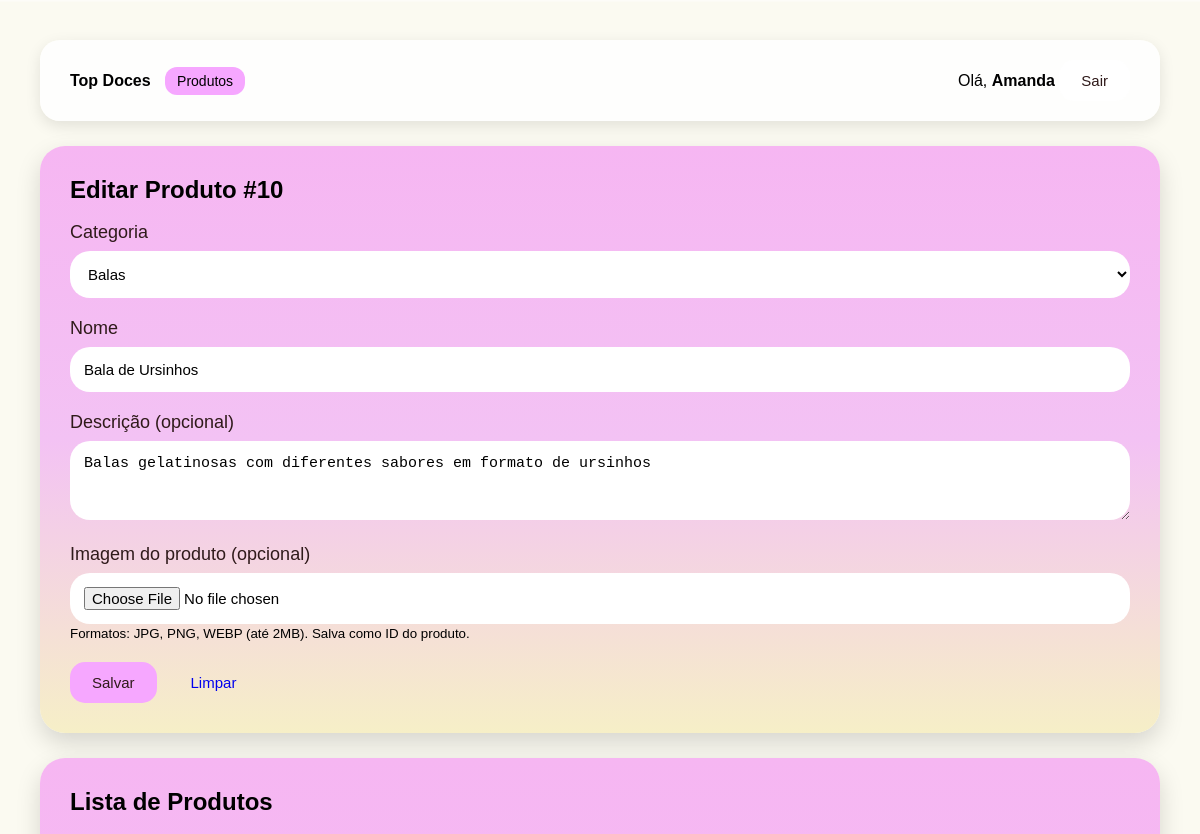
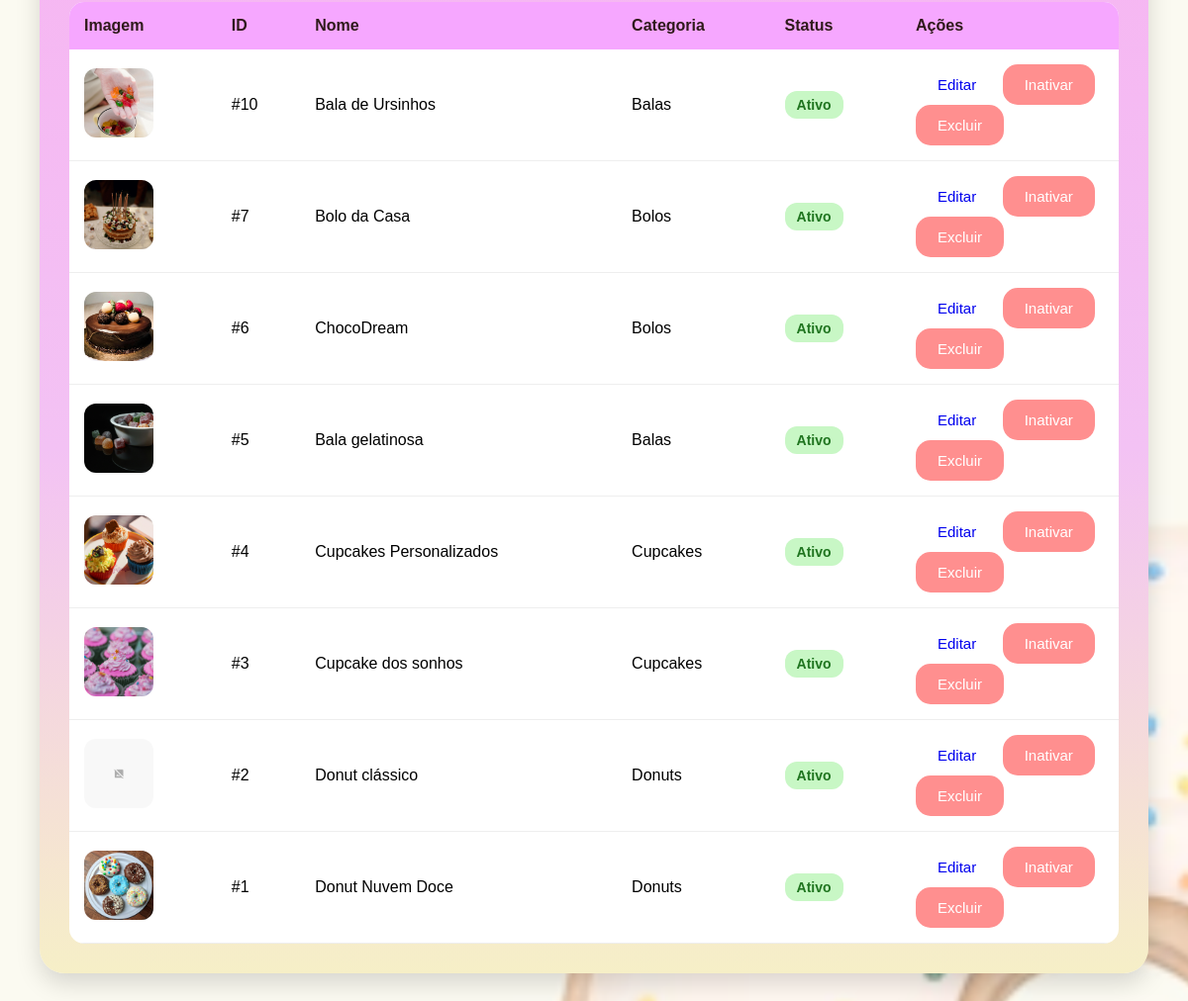
The app's page /lojadoces/index.php?controller=produto&action=index&id=10 (signed in) with its own data (2 pictures, top to bottom).
### tables this page shows
CREATE TABLE `produto` (
  `id` int(11) NOT NULL,
  `categoria_id` int(11) NOT NULL,
  `nome` varchar(100) NOT NULL,
  `descricao` text DEFAULT NULL,
  `ativo` tinyint(1) NOT NULL DEFAULT 1
);

CREATE TABLE `categoria` (
  `id` int(11) NOT NULL,
  `nome` varchar(100) NOT NULL,
  `ativo` tinyint(1) NOT NULL DEFAULT 1
);

### lojadoces/controllers/ProdutoController.php (called while the page is built, shortened)
<?php
require_once __DIR__ . '/../models/Produto.php';
require_once __DIR__ . '/../models/categoria.php';
class ProdutoController
{
    public function index(): void
    {
        $produtoModel = new Produto();
        $categoriaModel = new Categoria();
        $produtos = $produtoModel->listarComCategoria(false);
        $categorias = $categoriaModel->listarAtivas();
        $editar = null;
        if (isset($_GET['id'])) {
            $editar = $produtoModel->buscarPorId(
                (int)$_GET['id']
            );
        }
        require_once __DIR__ . '/../views/produtos.php';
    }
}

### lojadoces/index.php (called while the page is built, shortened)
<?php
require_once __DIR__ . '/config/db.php';
$controller = $_GET['controller'] ?? 'auth';
$action = $_GET['action'] ?? 'form';
switch ($controller) {
    case 'produto':
        require_once __DIR__ . '/controllers/ProdutoController.php';
        $c = new ProdutoController();
        break;
}
$c->$action();

### lojadoces/config/db.php (called while the page is built)
<?php
class Database
{
private static $conn = null;
public static function getConnection()
{
    if (self::$conn === null) {
        try {
self::$conn = new PDO(
"mysql:host=localhost;dbname=lojadoces;charset=utf8mb4",
"root",
"",
    [
    PDO::ATTR_ERRMODE => PDO::ERRMODE_EXCEPTION,
    PDO::ATTR_DEFAULT_FETCH_MODE => PDO::FETCH_ASSOC
    ]
);
} catch (PDOException $e) {
 die("Erro ao conectar ao banco de dados:" . $e->getMessage());
}
}
return self::$conn;
}
}

### lojadoces/models/Produto.php (called while the page is built, shortened)
<?php
require_once __DIR__ . '/../config/db.php';
class Produto
{
    private PDO $conn;
    public function __construct()
    {
        $this->conn = Database::getConnection();
    }
    public function listarComCategoria(bool $somenteAtivos = false): array
    {
        $sql = "
            SELECT
                p.id,
                p.categoria_id,
                p.nome,
                p.descricao,
                p.ativo,
                c.nome AS categoria_nome
            FROM produto p
            INNER JOIN categoria c
            ON c.id = p.categoria_id
        ";
        $sql .= " ORDER BY p.id DESC";
        return $this->conn->query($sql)->fetchAll();
    }
    public function buscarPorId(int $id): ?array
    {
        $stmt = $this->conn->prepare("
            SELECT *
            FROM produto
            WHERE id = :id
        ");
        $stmt->execute([
            ':id' => $id
        ]);
        $r = $stmt->fetch();
        return $r ?: null;
    }
}

### lojadoces/models/categoria.php (called while the page is built)
<?php
require_once __DIR__ . '/../config/db.php';
class Categoria
{
    private PDO $conn;
    public function __construct()
    {
        $this->conn = Database::getConnection();
    }
    public function listarAtivas(): array
    {
        return $this->conn->query("
            SELECT id, nome
            FROM categoria
            WHERE ativo = 1
            ORDER BY nome
        ")->fetchAll();
    }
}

### lojadoces/views/produtos.php (the view, shortened to what this page needs)
<?php
function imagemProdutoUrl(int $produtoId): string
{
$baseFs = __DIR__ . "/../public/uploads/produtos/";
$baseUrl = "/lojadoces/public/uploads/produtos/";
foreach (['jpg','png','webp'] as $ext) {
if (file_exists($baseFs . $produtoId . '.' . $ext)) {
return $baseUrl . $produtoId . '.' . $ext;
}
}
return "/lojadoces/imagem/produto_sem_foto.png";
}
?>
<!doctype html>
<html lang="pt-br">
<head>
      <link rel="stylesheet" href="/lojadoces/public/assets/css/style.css">
</head>
<body class="produtos-body">
<div class="header">
<div class="container header-inner">
<div>
<strong>Top Doces</strong>
<span class="badge">Produtos</span>
</div>
<div class="user">
Olá, <strong><?= htmlspecialchars($_SESSION['nome'] ?? 'Usuário') ?></strong>
<a class="btn btn-ghost" href="index.php?controller=auth&action=logout">Sair</a>
</div>
</div>
</div>
<div class="container grid">
<div class="card">
<h2><?= $editar ? "Editar Produto #".(int)$editar['id'] : "Cadastrar Produto" ?></h2>
<form method="post" action="index.php?controller=produto&action=salvar" enctype="multipart/form-data">
<div class="form-group">
<label>Categoria</label>
<select class="input" name="categoria_id" required>
<?php foreach ($categorias as $c): ?>
<option value="<?= (int)$c['id'] ?>"
<?= $editar && (int)$editar['categoria_id'] === (int)$c['id'] ? 'selected' : '' ?>>
<?= htmlspecialchars($c['nome']) ?>
</option>
<?php endforeach; ?>
</select>
</div>
<div class="form-group">
<label>Nome</label>
<input class="input" type="text" name="nome" required
value="<?= $editar ? htmlspecialchars($editar['nome']) : '' ?>">
</div>
<div class="form-group">
<label>Descrição (opcional)</label>
<textarea class="input" name="descricao" rows="3"><?= $editar ?
htmlspecialchars($editar['descricao'] ?? '') : '' ?></textarea>
</div>
<div class="form-group">
<label>Imagem do produto (opcional)</label>
<input class="input" type="file" name="imagem" accept="image/png, image/jpeg, image/webp">
<small class="muted">Formatos: JPG, PNG, WEBP (até 2MB). Salva como ID do produto.</small>
</div>
<div class="actions">
<button class="btn btn-primary" type="submit">Salvar</button>
<a class="btn" href="index.php?controller=produto&action=index">Limpar</a>
</div>
</form>
</div>
<div class="card">
<h2>Lista de Produtos</h2>
<table class="table">
<thead>
<tr>
<th>Imagem</th>
<th>ID</th>
<th>Nome</th>
<th>Categoria</th>
<th>Status</th>
<th style="width:220px;">Ações</th>
</tr>
</thead>
<tbody>
<?php foreach ($produtos as $p): ?>
<tr>
<td>
<img class="thumb" src="<?= imagemProdutoUrl((int)$p['id']) ?>" alt="produto">
</td>
<td>#<?= (int)$p['id'] ?></td>
<td><?= htmlspecialchars($p['nome']) ?></td>
<td><?= htmlspecialchars($p['categoria_nome']) ?></td>
<td>
<?= ((int)$p['ativo'] === 1) ? '<span class="tag ok">Ativo</span>' : '<span class="tag
off">Inativo</span>' ?>
</td>
<td>
<a class="btn" href="index.php?controller=produto&action=index&id=<?= (int)$p['id']
?>">Editar</a>
<?php if ((int)$p['ativo'] === 1): ?>
<a class="btn btn-danger"
href="index.php?controller=produto&action=toggle&id=<?= (int)$p['id'] ?>&ativo=0"
onclick="return confirm('Inativar este produto?')">Inativar</a>
<?php else: ?>
<a class="btn btn-success"
href="index.php?controller=produto&action=toggle&id=<?= (int)$p['id'] ?>&ativo=1">Ativar</a>
<?php endif; ?>
<a class="btn btn-danger"
href="index.php?controller=produto&action=deletar&id=<?= (int)$p['id'] ?>"
onclick="return confirm('⚠️ DELETAR permanentemente? Não há volta!')">Excluir</a>
</td>
</tr>
<?php endforeach; ?>
</tbody>
</table>
</div>
</div>
</body>
</html>

### lojadoces/public/assets/css/style.css (style rules this page uses)
* { margin:0; padding:0; box-sizing:border-box; }
body { font-family: Arial, sans-serif; min-height:100vh; display:flex; justify-content:center; align-items:center; background-image:url("../../../imagem/fundo.png"); background-size:cover; background-position:center; background-repeat:no-repeat; }
label { display:block; margin-top:18px; margin-bottom:8px; color:#2f1a1a; font-size:18px; }
input { width:100%; padding:15px; border:none; border-radius:30px; background:#f8f8ef; font-size:16px; outline:none; }
.btn { padding:12px 28px; border:none; border-radius:20px; text-decoration:none; font-size:16px; cursor:pointer; transition:0.3s; }
.card { background:linear-gradient( to bottom, #f6b6f2, #f3c2f4, #f6efc7 ); padding:30px; border-radius:25px; box-shadow:0 10px 25px rgba(0,0,0,0.15); }
.produtos-body { font-family: Arial, sans-serif; min-height:100vh; background-image:url("../../../imagem/fundo.png"); background-size:cover; background-position:center; background-repeat:no-repeat; padding:40px; display:block; }
.header { width:100%; margin-bottom:25px; }
.header-inner { display:flex; justify-content:space-between; align-items:center; background:rgba(255,255,255,0.88); padding:20px 30px; border-radius:20px; box-shadow:0 5px 15px rgba(0,0,0,0.1); }
.container { width:100%; max-width:1200px; margin:auto; }
.grid { display:flex; flex-direction:column; gap:25px; }
.form-group { margin-bottom:20px; }
.input, textarea, select { width:100%; padding:14px; border:none; border-radius:20px; background:#fff; font-size:15px; outline:none; }
.actions { display:flex; gap:12px; margin-top:20px; }
.btn { padding:12px 22px; border-radius:15px; text-decoration:none; border:none; cursor:pointer; transition:0.3s; font-size:15px; display:inline-flex; align-items:center; justify-content:center; }
.btn-primary { background:#f6a7ff; color:#2f1a1a; }
.btn-danger { background:#ff8f8f; color:white; }
.btn-ghost { background:#ffffff; color:#2f1a1a; }
.table { width:100%; border-collapse:collapse; margin-top:20px; background:white; border-radius:15px; overflow:hidden; }
.table th { background:#f6a7ff; color:#2f1a1a; padding:15px; text-align:left; }
.table td { padding:15px; border-bottom:1px solid #eee; }
.thumb { width:70px; height:70px; object-fit:cover; border-radius:12px; }
.tag { padding:6px 12px; border-radius:12px; font-size:14px; font-weight:bold; }
.ok { background:#c8f7c5; color:#207520; }
.badge { background:#f6a7ff; padding:6px 12px; border-radius:12px; margin-left:10px; font-size:14px; }

### records on screen
produto: id "10", categoria_id "Balas", nome "Bala de Ursinhos", descricao "Balas gelatinosas com diferentes sabores em formato de ursinhos", shows a picture, categoria.nome "Balas", ativo "Ativo"
produto: shows a picture, id "7", nome "Bolo da Casa", categoria.nome "Bolos", ativo "Ativo"
produto: shows a picture, id "6", nome "ChocoDream", categoria.nome "Bolos", ativo "Ativo"
produto: shows a picture, id "5", nome "Bala gelatinosa", categoria.nome "Balas", ativo "Ativo"
produto: shows a picture, id "4", nome "Cupcakes Personalizados", categoria.nome "Cupcakes", ativo "Ativo"
produto: shows a picture, id "3", nome "Cupcake dos sonhos", categoria.nome "Cupcakes", ativo "Ativo"
produto: shows a picture, id "2", nome "Donut clássico", categoria.nome "Donuts", ativo "Ativo"
produto: shows a picture, id "1", nome "Donut Nuvem Doce", categoria.nome "Donuts", ativo "Ativo"

### other values on screen
$_SESSION['nome'] "Amanda"
